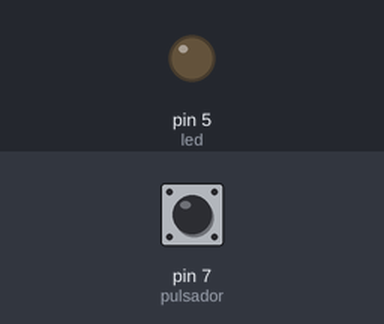
Bench run of a sketch on a simulated Arduino Uno, built with avr-gcc and run on an emulated ATmega328P. Shown: output pins drawn as LEDs (lit = HIGH). The inputs (shaded band) are chosen by the test bench; at power-on: pin 7 (pulsador) LOW.

Above: at 1.2 s.
1.3 s: pin 7 (pulsador) pulled HIGH for 0.15 s
At 2.2 s:
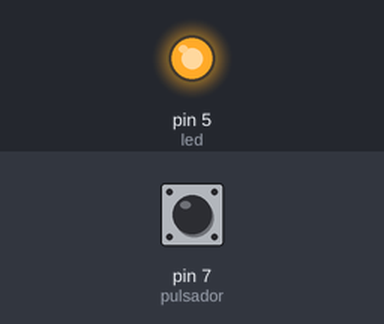
2.9 s: pin 7 (pulsador) pulled HIGH for 1 s
At 3.4 s:
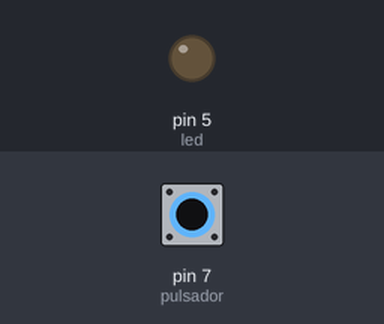
5.4 s: pin 7 (pulsador) pulled HIGH for 3.2 s
At 6.5 s:
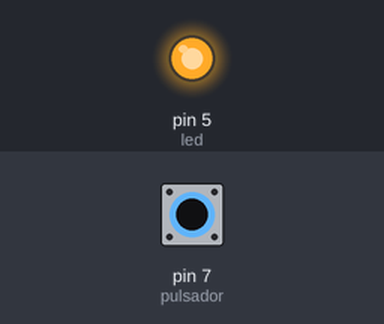
Timing chart, 0 to 8.4 s (numbered marks = the images above; inputs shaded):
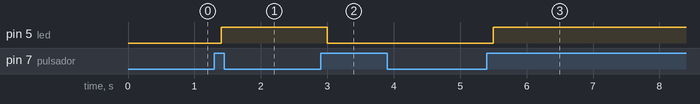

Measured:
- after the input at 1.3 s, pin 5 (led): LOW → HIGH after 0.10 s
- after the input at 2.9 s, pin 5 (led): HIGH → LOW after 0.10 s
- after the input at 5.4 s, pin 5 (led): LOW → HIGH after 0.10 s

The sketch:

_3.-EntradaDigital.ino
```cpp
//Declaramos los pines a utilizar
const int led=5;
const int pulsador=7;
//Variables que ayudaran a controlar el estado del pulsador
int estadoActual=0;
int estadoAuxiliar=0;
int estadoAnterior=0;

void setup() {
  //Un pin sera de Salida y el otro de entrada
  pinMode(led,OUTPUT);
  pinMode(pulsador,INPUT);
}
void loop() {
//Obtenemos el valor del pulsador al momento de presionar.
  estadoActual=digitalRead(pulsador);
  if((estadoActual) && (estadoAnterior==LOW)){
    estadoAuxiliar=1-estadoAuxiliar;
    delay(100);
  }
  estadoAnterior=estadoActual;
  if(estadoAuxiliar==1){
    digitalWrite(led,HIGH);
  }
  else{
    digitalWrite(led,LOW);
    }
}
```
